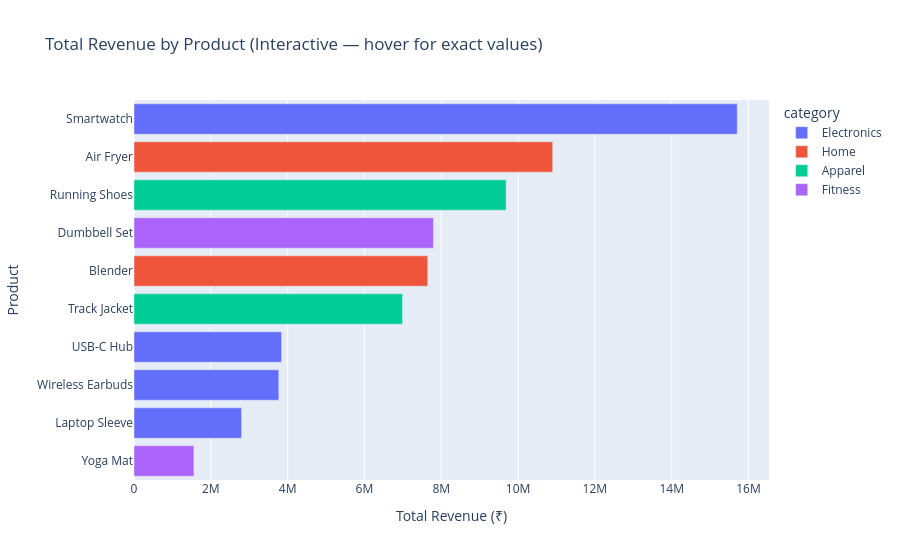

Write notebook code for a chart like this one.
### Code cell
# --- 1b. INTERACTIVE chart ---
fig_interactive = px.bar(
    revenue_by_product,
    x="revenue",
    y="product",
    color="category",
    orientation="h",
    hover_data={"category": True, "revenue": True},
    title="Total Revenue by Product (Interactive — hover for exact values)",
    labels={"revenue": "Total Revenue (₹)", "product": "Product"}
)
fig_interactive.update_layout(yaxis={"categoryorder": "total ascending"})
fig_interactive.show()

### Figure 1 — Plotly figure (JSON) as saved in the notebook; plotly's stock layout.template omitted (floating-point values rounded to 4 significant figures)
{"data": [{"customdata": [["Electronics"], ["Electronics"], ["Electronics"], ["Electronics"]], "hovertemplate": "category=%{customdata[0]}<br>Total Revenue (₹)=%{x}<br>Product=%{y}<extra></extra>", "legendgroup": "Electronics", "marker": {"color": "#636efa", "pattern": {"shape": ""}}, "name": "Electronics", "orientation": "h", "showlegend": true, "textposition": "auto", "type": "bar", "x": [15710000.0, 3842000.0, 3770000.0, 2801000.0], "xaxis": "x", "y": ["Smartwatch", "USB-C Hub", "Wireless Earbuds", "Laptop Sleeve"], "yaxis": "y"}, {"customdata": [["Home"], ["Home"]], "hovertemplate": "category=%{customdata[0]}<br>Total Revenue (₹)=%{x}<br>Product=%{y}<extra></extra>", "legendgroup": "Home", "marker": {"color": "#EF553B", "pattern": {"shape": ""}}, "name": "Home", "orientation": "h", "showlegend": true, "textposition": "auto", "type": "bar", "x": [10900000.0, 7649000.0], "xaxis": "x", "y": ["Air Fryer", "Blender"], "yaxis": "y"}, {"customdata": [["Apparel"], ["Apparel"]], "hovertemplate": "category=%{customdata[0]}<br>Total Revenue (₹)=%{x}<br>Product=%{y}<extra></extra>", "legendgroup": "Apparel", "marker": {"color": "#00cc96", "pattern": {"shape": ""}}, "name": "Apparel", "orientation": "h", "showlegend": true, "textposition": "auto", "type": "bar", "x": [9689000.0, 6993000.0], "xaxis": "x", "y": ["Running Shoes", "Track Jacket"], "yaxis": "y"}, {"customdata": [["Fitness"], ["Fitness"]], "hovertemplate": "category=%{customdata[0]}<br>Total Revenue (₹)=%{x}<br>Product=%{y}<extra></extra>", "legendgroup": "Fitness", "marker": {"color": "#ab63fa", "pattern": {"shape": ""}}, "name": "Fitness", "orientation": "h", "showlegend": true, "textposition": "auto", "type": "bar", "x": [7797000.0, 1560000.0], "xaxis": "x", "y": ["Dumbbell Set", "Yoga Mat"], "yaxis": "y"}], "layout": {"barmode": "relative", "legend": {"title": {"text": "category"}, "tracegroupgap": 0}, "title": {"text": "Total Revenue by Product (Interactive — hover for exact values)"}, "xaxis": {"anchor": "y", "domain": [0, 1], "title": {"text": "Total Revenue (₹)"}}, "yaxis": {"anchor": "x", "categoryorder": "total ascending", "domain": [0, 1], "title": {"text": "Product"}}}}
